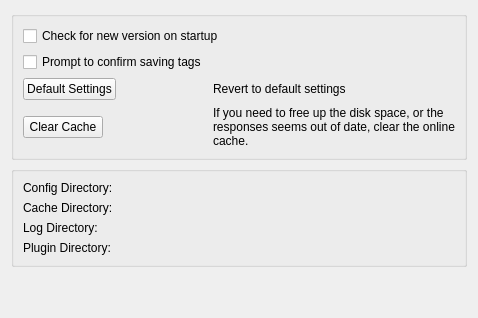
       <widget class="QWidget" name="tGeneral">
        <attribute name="title">
         <string>General</string>
        </attribute>
        <layout class="QVBoxLayout" name="verticalLayout_2">
         <item>
          <widget class="QGroupBox" name="grpBoxBtns">
           <property name="title">
            <string/>
           </property>
           <layout class="QGridLayout" name="gridLayout_4">
            <item row="0" column="0" colspan="2">
             <widget class="QCheckBox" name="cbxCheckForNewVersion">
              <property name="text">
               <string>Check for new version on startup</string>
              </property>
             </widget>
            </item>
            <item row="2" column="1">
             <widget class="QLabel" name="lblDefaultSettings">
              <property name="sizePolicy">
               <sizepolicy hsizetype="Expanding" vsizetype="Expanding">
                <horstretch>0</horstretch>
                <verstretch>0</verstretch>
               </sizepolicy>
              </property>
              <property name="text">
               <string>Revert to default settings</string>
              </property>
              <property name="wordWrap">
               <bool>true</bool>
              </property>
              <property name="buddy">
               <cstring>btnResetSettings</cstring>
              </property>
             </widget>
            </item>
            <item row="3" column="1">
             <widget class="QLabel" name="label_2">
              <property name="sizePolicy">
               <sizepolicy hsizetype="Expanding" vsizetype="Expanding">
                <horstretch>0</horstretch>
                <verstretch>0</verstretch>
               </sizepolicy>
              </property>
              <property name="text">
               <string>If you need to free up the disk space, or the responses seems out of date, clear the online cache.</string>
              </property>
              <property name="wordWrap">
               <bool>true</bool>
              </property>
              <property name="buddy">
               <cstring>btnClearCache</cstring>
              </property>
             </widget>
            </item>
            <item row="1" column="0">
             <widget class="QCheckBox" name="cbxPromptOnSave">
              <property name="text">
               <string>Prompt to confirm saving tags</string>
              </property>
             </widget>
            </item>
            <item row="2" column="0">
             <widget class="QPushButton" name="btnResetSettings">
              <property name="sizePolicy">
               <sizepolicy hsizetype="Maximum" vsizetype="Fixed">
                <horstretch>0</horstretch>
                <verstretch>0</verstretch>
               </sizepolicy>
              </property>
              <property name="text">
               <string>Default Settings</string>
              </property>
             </widget>
            </item>
            <item row="3" column="0">
             <widget class="QPushButton" name="btnClearCache">
              <property name="sizePolicy">
               <sizepolicy hsizetype="Maximum" vsizetype="Fixed">
                <horstretch>0</horstretch>
                <verstretch>0</verstretch>
               </sizepolicy>
              </property>
              <property name="text">
               <string>Clear Cache</string>
              </property>
             </widget>
            </item>
           </layout>
          </widget>
         </item>
         <item>
          <widget class="QGroupBox" name="groupBox_9">
           <layout class="QVBoxLayout" name="verticalLayout_3">
            <item>
             <widget class="QLabel" name="lbl_config_dir">
              <property name="text">
               <string>Config Directory:</string>
              </property>
              <property name="openExternalLinks">
               <bool>true</bool>
              </property>
             </widget>
            </item>
            <item>
             <widget class="QLabel" name="lbl_cache_dir">
              <property name="text">
               <string>Cache Directory:</string>
              </property>
              <property name="openExternalLinks">
               <bool>true</bool>
              </property>
             </widget>
            </item>
            <item>
             <widget class="QLabel" name="lbl_log_dir">
              <property name="text">
               <string>Log Directory:</string>
              </property>
              <property name="openExternalLinks">
               <bool>true</bool>
              </property>
             </widget>
            </item>
            <item>
             <widget class="QLabel" name="lbl_plugin_dir">
              <property name="text">
               <string>Plugin Directory:</string>
              </property>
              <property name="openExternalLinks">
               <bool>true</bool>
              </property>
             </widget>
            </item>
           </layout>
          </widget>
         </item>
         <item>
          <spacer name="verticalSpacer">
           <property name="orientation">
            <enum>Qt::Vertical</enum>
           </property>
           <property name="sizeHint" stdset="0">
            <size>
             <width>20</width>
             <height>40</height>
            </size>
           </property>
          </spacer>
         </item>
        </layout>
       </widget>
